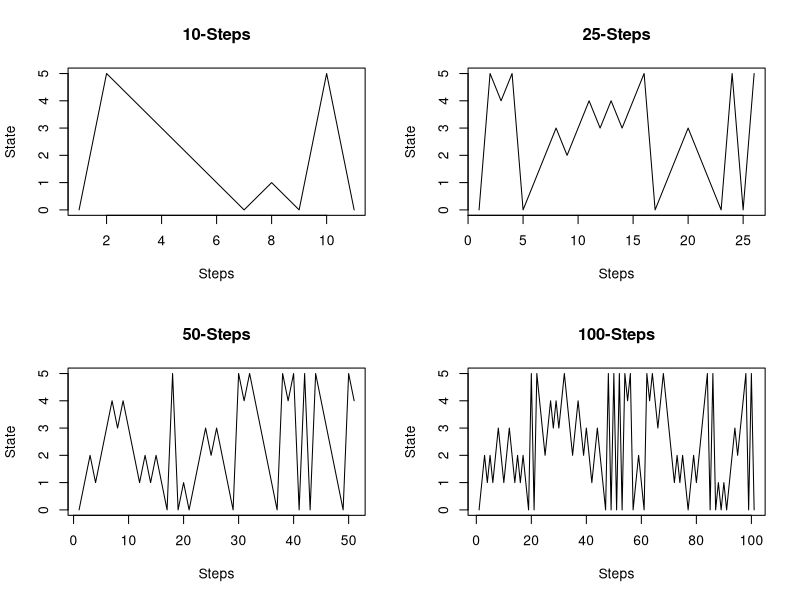
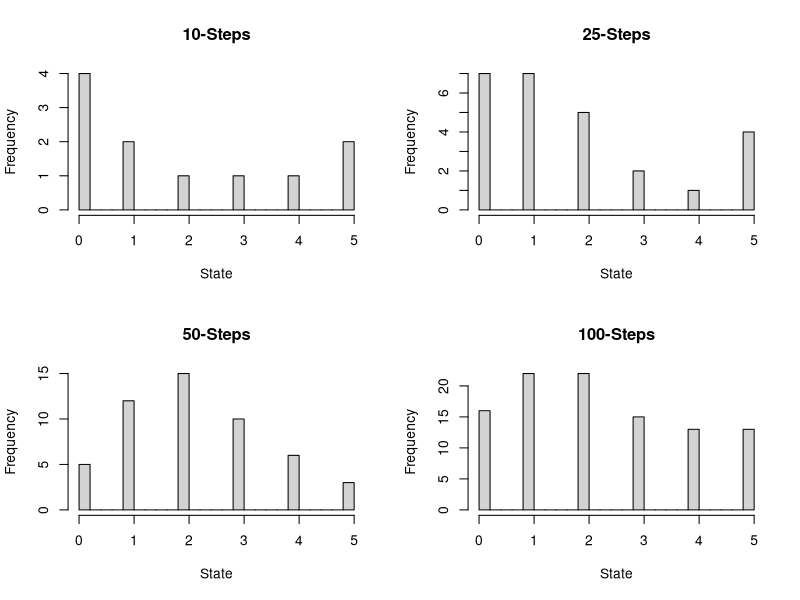
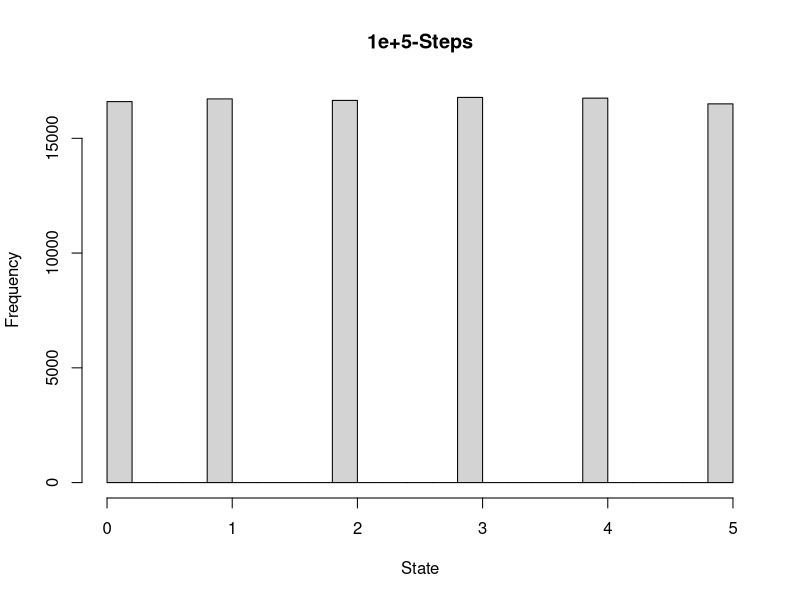

The R script that drew these images, in order:
# 3rd exercise
im.resol<-800

circleRandomWalk <- function(n=100, p=0.5, s=6, s0=0) {
	ret<-s0
	
	curState=s0
	for (i in 1:n) {
		curState <- curState + (if (runif(1) > p) 1 else -1)
		curState <- curState %% s
		ret<-c(ret, curState)
	}

	return (ret)
}

cat('Generating line plots...\n')
jpeg(
	filename='images/line.jpeg', 
	width=im.resol,
	height=im.resol)
par(mfrow=c(2,2))
for (i in c(10, 25, 50, 100)) {
	r<-circleRandomWalk(n=i)
	plot(
		r, 
		type='l', 
		main=paste(i, '-Steps', sep=''), 
		xlab='Steps', 
		ylab='State')
}
dev.off()

cat('Generating histograms...\n')
jpeg(
	filename='images/hist.jpeg',
	width=im.resol,
	height=im.resol)
par(mfrow=c(2,2))
for (i in c(10, 25, 50, 100)) {
	r<-circleRandomWalk(n=i)
	hist(
		r, 
		main=paste(i, '-Steps', sep=''), 
		breaks=24,
		xlab='State')
}
dev.off()


# A more extreme case
cat('Running a bigger case, this may take a while...\n')
jpeg(
	filename='images/inf-hist.jpeg',
	width=im.resol,
	height=im.resol)
par(mfrow=c(1,1))
hist(
	circleRandomWalk(1e+5), 
	breaks=24,
	main='1e+5-Steps',
	xlab='State')
dev.off()
